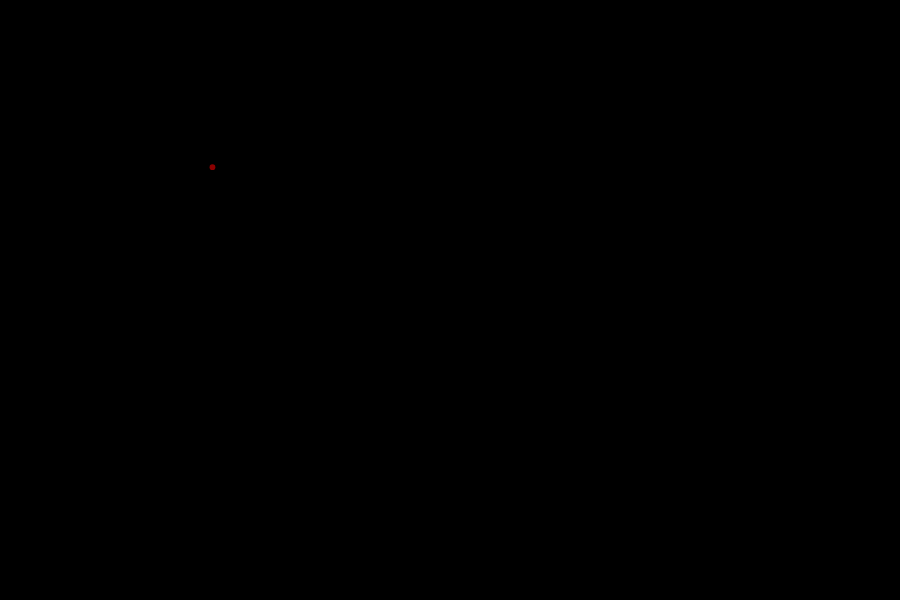
Frame 1 (no input)
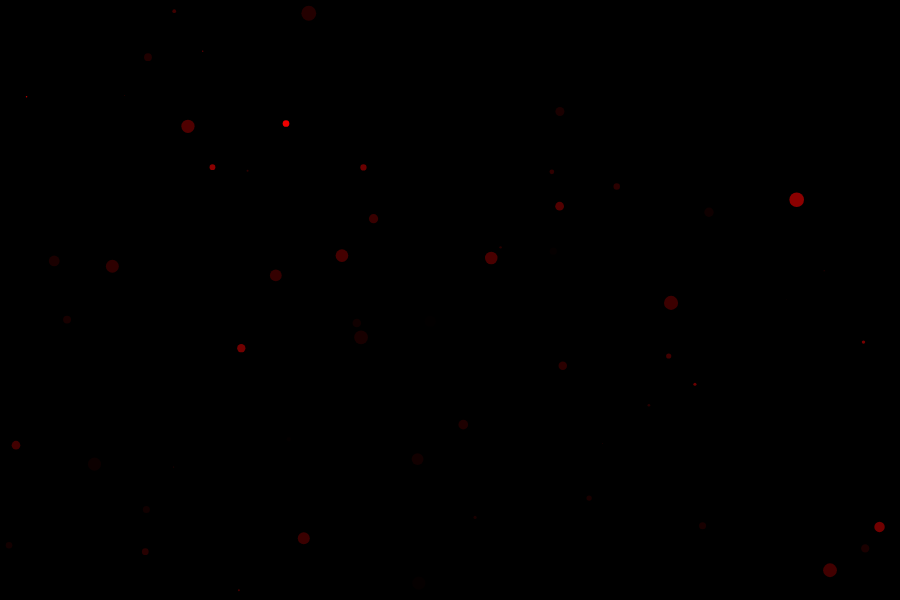
Frame 60 (no input)
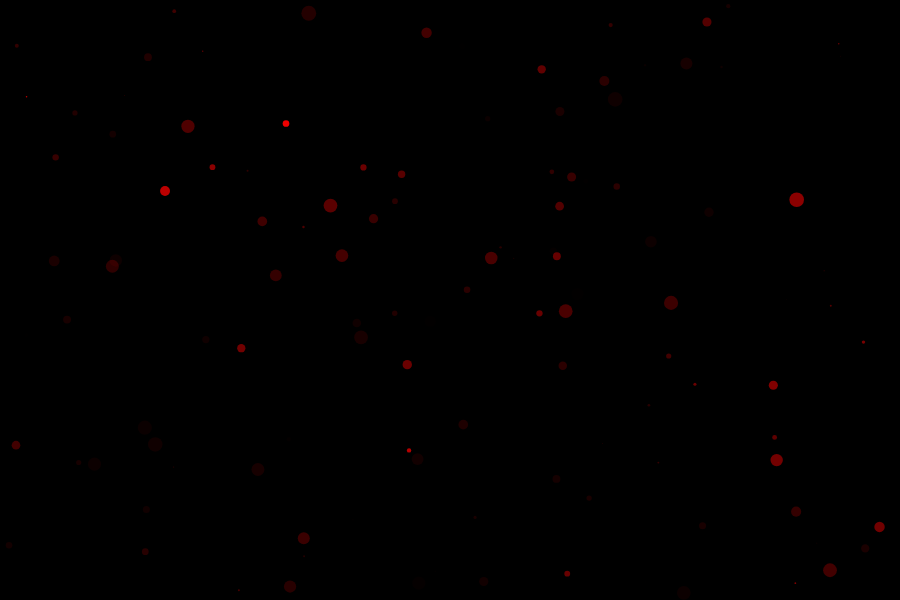
Frame 120 (the mouse pressed at the canvas centre since frame 60)

The p5.js sketch that drew these frames (run headless with seeded random() and noise() and a simulated clock; from frame 60 on, the mouse is pressed at the canvas centre):

// p5.js sketch
// ── sketch.js
function setup() {
    createCanvas(900, 600);
    background(0);
    randomSeed(0);
}

function draw() {
    var randX = random(width);
    var randY = random(height);
    
    noStroke()
    fill(random(255), 0, 0, random(255));
    size = random(0,15);
    ellipse(randX, randY, size, size);

}
